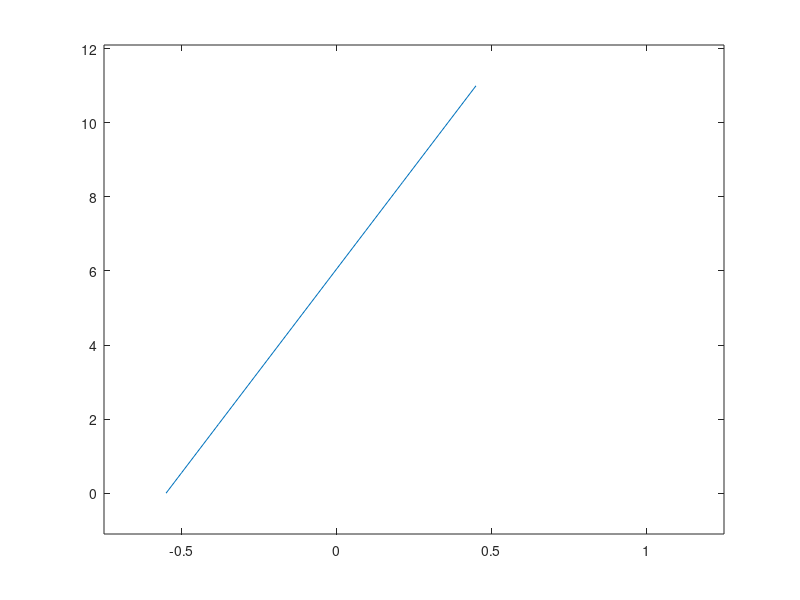

Source code (MATLAB):
clc; clear all; close all;
%% PARAMS
L = 1;
V = 0.5;
leftBound = 0;
rightBound = leftBound + L;
% IC
m = 11;%slope of initial condition
c = 0;
exactSolXi = @(xi, t) c + m*(xi + V*t);
exactSolX = @(x, t) c + m*(x);
% exactSolXi = @(xi, t) max(0, 1 - abs(xi+V*t));
% exactSolX = @(x, t) max(0, 1 - abs(xi+V*t));
% MATERIAL
rho = 1;
cp = 1;
k = 0;

%% DISCRETIZATION
nelsXi = 8;%# elements
nnodesXi = nelsXi + 1;
nelsX = 2;%# elements
nnodesX = nelsX + 1;
nnodes = nnodesXi + nnodesX;
nels   = nelsXi + nelsX;
dt = 0.1;
dx = L/nels;
tol = 1e-7;
t = 0.0;
Tfinal = 1;

%% MESHING
xi_nodesFun = @(t) linspace(-V*t + leftBound,-V*(t+dt) + rightBound, nnodesXi);
xi_connectivity = [(1:nelsXi)', (2:(nelsXi+1))'];
x_nodesFun = @(t) linspace(leftBound, V*dt, nnodesX);
x_connectivity = [(1:nelsX)', (2:(nelsX+1))'];

% Build global numbering
%numberingSubproblem(i) gives global numbering of node i of Subproblem
numberingX  = 1:nnodesX;
numberingXi = (nnodesX+1):(nnodesX+nnodesXi);

%% Initializing solution
Uxi = exactSolXi(xi_nodesFun(t), 0)';
Ux = exactSolX(x_nodesFun(t), 0)';
U = [Ux; Uxi];
massX = sparse(nnodesX, nnodesX);
massXi = sparse(nnodesXi, nnodesXi);
diffusionX = sparse(nnodesX, nnodesX);
diffusionXi = sparse(nnodesXi, nnodesXi);
advectionXi = sparse(nnodesXi, nnodesXi);

xipos = xi_nodesFun(t);
xpos  = x_nodesFun(t);
% FIXED SUBPROBLEM
% Assemble mass matrix
for iel=1:nelsX
    inodes = x_connectivity(iel, :);
    xposloc = xpos(inodes);
    h = xposloc(2) - xposloc(1);
    Mloc = [h/3, h/6; h/6, h/3];
    Kloc = [1/h, -1/h; -1/h, 1/h];
    massX(inodes, inodes) = ...
        massX(inodes, inodes) + Mloc;
    diffusionX(inodes, inodes) = ...
        diffusionX(inodes, inodes) + Kloc;
end
% XI SUBPROBLEM
% Assemble advection and mass mat
for iel=1:nelsXi
    inodes = xi_connectivity(iel, :);
    xiposloc = xipos(inodes);
    h = xiposloc(2) - xiposloc(1);
    Mloc = [h/3, h/6; h/6, h/3];
    Aloc = [-1/2, 1/2; -1/2, 1/2];
    Kloc = [1/h, -1/h; -1/h, 1/h];
    massXi(inodes, inodes) = ...
        massXi(inodes, inodes) + Mloc;
    advectionXi(inodes, inodes) = ...
        advectionXi(inodes, inodes) + Aloc;
    diffusionXi(inodes, inodes) = ...
        diffusionXi(inodes, inodes) + Kloc;
end

%% Time loop
iter = 0;
while t < Tfinal
    iter = iter + 1;
    "iter " + iter
    xipos = xi_nodesFun(t);
    xpos = x_nodesFun(t);
    t = t + dt;
    %% Assembly    
    lhs = sparse(nnodes, nnodes);
    rhs = zeros([nnodes, 1]);
    % Assemble subproblems into system
    rhs(numberingX) = rhs(numberingX) + rho*cp*( massX*Ux / dt );
    rhs(numberingXi) = rhs(numberingXi) + rho*cp*( massXi*Uxi / dt );
    lhs(numberingX, numberingX) = lhs(numberingX, numberingX) + rho*cp*(massX/dt) + k*diffusionX;
    lhs(numberingXi, numberingXi) = lhs(numberingXi, numberingXi) + rho*cp*(massXi/dt - V*advectionXi) + k*diffusionXi;
    % Assemble Dirichlet condition interface
    inodeDirichletXi = xi_connectivity( 1, 1);
    inodeDirichletX = x_connectivity( nelsX, 2 );
    lhs(numberingXi(inodeDirichletXi), :) = 0.0;
    lhs(numberingXi(inodeDirichletXi), numberingX(inodeDirichletX)) = -1.0;
    lhs(numberingXi(inodeDirichletXi), numberingXi(inodeDirichletXi)) = 1.0;
    rhs(numberingXi(inodeDirichletXi)) = 0.0;
    % Assemble Neumann condition interface
    inodeBounX = x_connectivity( nelsX, 2);
    inodesXi = xi_connectivity( 1, :);
    Kboun = [1/2, -1/2];
    lhs(inodeBounX, inodesXi) = lhs(inodeBounX, inodesXi) + k*Kboun;
    % TODO
    %% Solve
    U = lhs \ rhs;

    %% pos-iteration
    posSol = [xpos(1:end-1)-V*t, xipos];
    sol = [U(numberingX(1:end-1)); U(numberingXi)];
    Ux = U(numberingX);
    Uxi = interp1(posSol, sol, xi_nodesFun(t))';%gotta work on this
    Uxi = exactSolXi(xi_nodesFun(t), t)';

    
    plot(posSol, sol);
    xlim([-0.75*L, 1.25*L]);
    ylim([-0.1*m, 1.1*L*m]);
    pause(0.1);
end